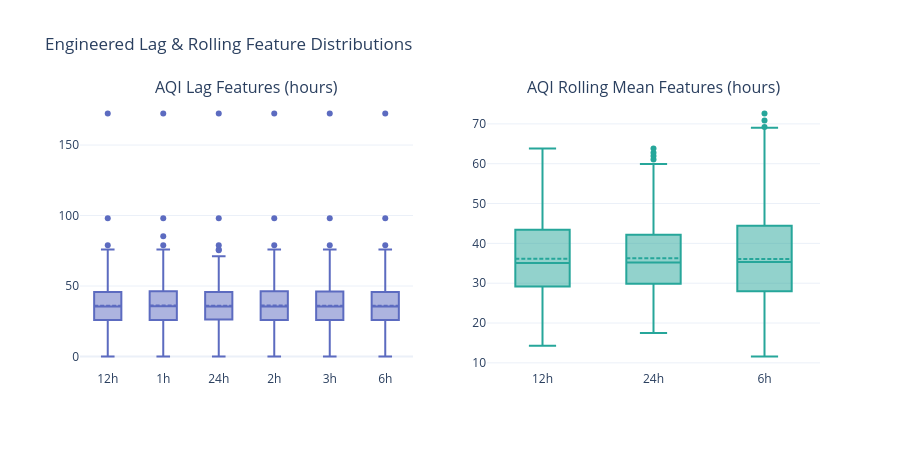

The code cell stored with this chart in its notebook:
### Markdown cell above
## 9. Engineered Feature Distributions

### Code cell
lag_cols  = sorted([c for c in wide.columns if c.startswith("aqi_lag_")])
roll_cols = sorted([c for c in wide.columns if c.startswith("aqi_roll_mean_")])

fig = make_subplots(
    rows=1, cols=2,
    subplot_titles=["AQI Lag Features (hours)", "AQI Rolling Mean Features (hours)"],
)

for col in lag_cols:
    fig.add_trace(
        go.Box(
            y=wide[col].dropna(),
            name=col.replace("aqi_lag_", ""),
            marker_color="#5C6BC0",
            showlegend=False,
            boxmean=True,
        ),
        row=1, col=1,
    )
for col in roll_cols:
    fig.add_trace(
        go.Box(
            y=wide[col].dropna(),
            name=col.replace("aqi_roll_mean_", ""),
            marker_color="#26A69A",
            showlegend=False,
            boxmean=True,
        ),
        row=1, col=2,
    )

fig.update_layout(
    title="Engineered Lag & Rolling Feature Distributions",
    template="plotly_white",
    height=450,
)
fig.show()

### Figure 1 — Plotly figure (JSON) as saved in the notebook; plotly's stock layout.template omitted (floating-point values rounded to 4 significant figures; data arrays with more than 128 entries replaced by an {"elided": "..."} marker saying what was removed)
{"data": [{"boxmean": true, "marker": {"color": "#5C6BC0"}, "name": "12h", "showlegend": false, "type": "box", "xaxis": "x", "y": {"elided": "1366 float values"}, "yaxis": "y"}, {"boxmean": true, "marker": {"color": "#5C6BC0"}, "name": "1h", "showlegend": false, "type": "box", "xaxis": "x", "y": {"elided": "1388 float values"}, "yaxis": "y"}, {"boxmean": true, "marker": {"color": "#5C6BC0"}, "name": "24h", "showlegend": false, "type": "box", "xaxis": "x", "y": {"elided": "1342 float values"}, "yaxis": "y"}, {"boxmean": true, "marker": {"color": "#5C6BC0"}, "name": "2h", "showlegend": false, "type": "box", "xaxis": "x", "y": {"elided": "1386 float values"}, "yaxis": "y"}, {"boxmean": true, "marker": {"color": "#5C6BC0"}, "name": "3h", "showlegend": false, "type": "box", "xaxis": "x", "y": {"elided": "1384 float values"}, "yaxis": "y"}, {"boxmean": true, "marker": {"color": "#5C6BC0"}, "name": "6h", "showlegend": false, "type": "box", "xaxis": "x", "y": {"elided": "1378 float values"}, "yaxis": "y"}, {"boxmean": true, "marker": {"color": "#26A69A"}, "name": "12h", "showlegend": false, "type": "box", "xaxis": "x2", "y": {"elided": "1388 float values"}, "yaxis": "y2"}, {"boxmean": true, "marker": {"color": "#26A69A"}, "name": "24h", "showlegend": false, "type": "box", "xaxis": "x2", "y": {"elided": "1388 float values"}, "yaxis": "y2"}, {"boxmean": true, "marker": {"color": "#26A69A"}, "name": "6h", "showlegend": false, "type": "box", "xaxis": "x2", "y": {"elided": "1388 float values"}, "yaxis": "y2"}], "layout": {"annotations": [{"font": {"size": 16}, "showarrow": false, "text": "AQI Lag Features (hours)", "x": 0.225, "xanchor": "center", "xref": "paper", "y": 1, "yanchor": "bottom", "yref": "paper"}, {"font": {"size": 16}, "showarrow": false, "text": "AQI Rolling Mean Features (hours)", "x": 0.775, "xanchor": "center", "xref": "paper", "y": 1, "yanchor": "bottom", "yref": "paper"}], "height": 450, "title": {"text": "Engineered Lag & Rolling Feature Distributions"}, "xaxis": {"anchor": "y", "domain": [0, 0.45]}, "xaxis2": {"anchor": "y2", "domain": [0.55, 1]}, "yaxis": {"anchor": "x", "domain": [0, 1]}, "yaxis2": {"anchor": "x2", "domain": [0, 1]}}}
